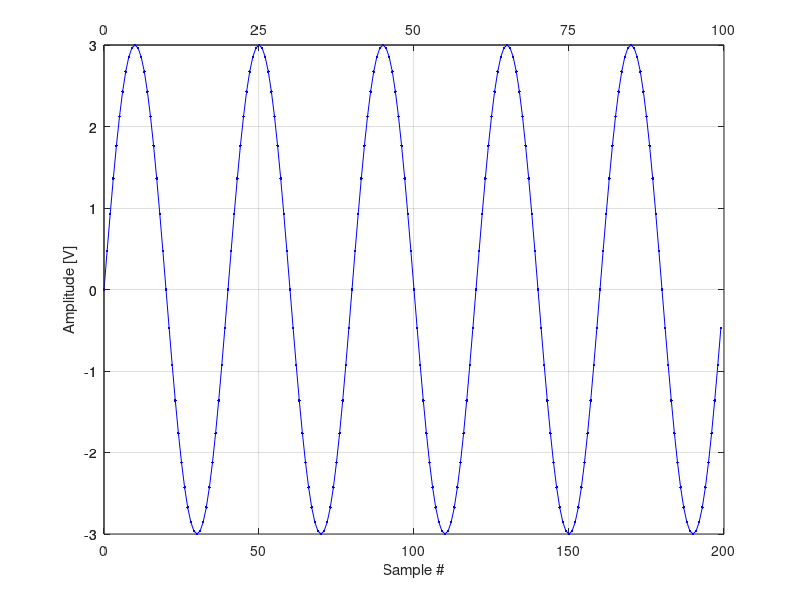

This chart was generated by the following MATLAB code: (Note: this script raises an error after producing the figure.)

close all; clearvars; clc

%% EX1

Ncyc = 5;                                                                           % Number of sinusoid cycle to be simulated
Fc = 50;                                                                            % Sinusoid frequency [Hz]
A = 3;                                                                              % Sinusoid amplitude [V]
Fs = 2e3;                                                                           % Sample rate [Sa/s]

AdcRes = 8;                                                                         % ADC resolution (for 2nd y-axis conversion)
Nsp = Fs/Fc;                                                                        % Expected number of samples per sinusoidal period (to be checked on 1st x-axis)
xSamp = 0:Ncyc*Fs/Fc-1;
xTime = 1/Fs*xSamp;
ySgn = A*sin(2*pi*Fc*xTime);

figure
plot(xSamp,ySgn,'b.-')
xlabel('Sample #');
ylabel('Amplitude [V]')
grid on

Axis1 = gca;                                                                        % get current 1st (main) axis info
Axis2 = axes('Position',get(Axis1,'Position'),'Color','none');                      % create 2nd axis (blank)
linkaxes([Axis1 Axis2],'xy');                                                       % link 2nd axis to 1st axis on both X-Y

set(Axis2,'XAxisLocation','top');                                                   % set 2nd x-axis on the top
set(Axis2,'XLim',get(Axis1,'XLim'));                                                % set same xlim as main x-axis
set(Axis2,'XTick',get(Axis1,'XTick'));                                              % use same ticks number and position as main x-axis
set(Axis2,'XTickLabel',get(Axis1,'XTick')*1e3/Fs);                                  % set 2nd x-axis tick labels (by scaling 1st axis ones)
Axis2.XLabel.String = 'Time [ms]';                                                  % set 2nd x-axis label

set(Axis2,'YAxisLocation','right');                                                 % set 2nd y-axis on the right
set(Axis2,'YLim',get(Axis1,'YLim'));
set(Axis2,'YTick',get(Axis1,'YTick'));
set(Axis2,'YTickLabel',round((get(Axis1,'YTick')/(2*A)+0.5)*2^AdcRes));
Axis2.YLabel.String = 'ADC level [.]';



%% EX2

year = 2000:5:2020;
copper = [1813 3679 7535 5631 5786];
steel = [296 633 716 543 491];

figure
yyaxis left
plot(year,copper,'r-o');
ylim([0 8000])
xlabel('Year')
ylabel('Copper price [€/ton]')
hold on

yyaxis right
plot(year,steel,'b-o')
ylim([200 1000])
ylabel('Steel price [€/ton]')
hold off
grid on
